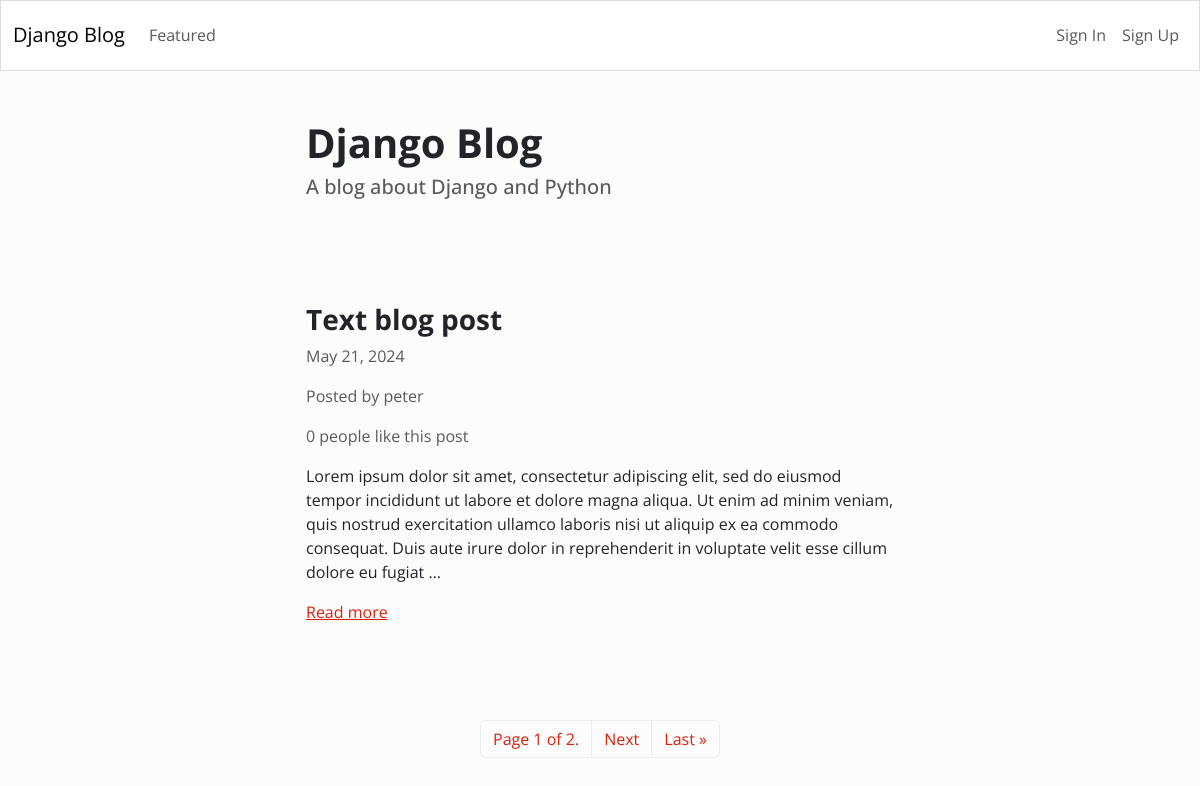
The page / on the database its author committed.
### blog/models.py (models this page shows)
class Article(models.Model):
	title = models.CharField(max_length=255)
	content = HTMLField()
	date = models.DateField(auto_now_add=True)
	author = models.ForeignKey(User, on_delete=models.CASCADE)
	featured = models.BooleanField(default=False)
	likes = models.ManyToManyField(User, related_name='likes', blank=True)

### blog/views.py (the view)
# urls.py: path('', Index.as_view(), name='index'),
class Index(ListView):
    model = Article
    queryset = Article.objects.all().order_by('-date')
    template_name = 'blog/index.html'
    paginate_by = 1

### blog/templates/blog/index.html (shortened to what this page needs)
{% extends 'blog/base.html' %}
{% block content %}
	<div class="row">
		<div class="col-md-6 col-12 mx-md-auto mx-3 mt-5 mb-5">
			<h1 class="fw-bolder">Django Blog</h1>
			<h5 class="text-muted">A blog about Django and Python</h5>
		</div>
	</div>
	{% for object in object_list %}
	<div class="row">
		<div class="col-md-6 col-11 mx-md-auto mx-3 mt-5 mb-5">
			<h3 class="fw-bold">{{ object.title }}</h3>
			<p class="text-muted"> {{ object.date }}</p>
			<p class="text-muted">Posted by {{ object.author.username }}</p>
			{% if object.likes.count == 1 %}
				<p class="text-muted">{{ object.likes.count }} person likes this post</p>
			{% else %}
				<p class="text-muted">{{ object.likes.count }} people like this post</p>
			{% endif %}
			<div class="my-3">
				{{ object.content|truncatewords_html:50|safe }}
			</div>
			<a href="{% url 'detail_article' object.id %}">Read more</a>
		</div>
	</div>
	{% endfor %}
	<nav>
		<ul class="pagination">
			<div class="mx-auto d-flex flex-row mt-5">
				<li class="page-item">
					<a class="page-link" href="#">Page {{ page_obj.number }} of {{ page_obj.paginator.num_pages }}.</a>
				</li>
				{% if page_obj.has_next %}
					<li class="page-item">
						<a class="page-link" href="?page={{ page_obj.next_page_number }}">Next</a>
					</li>
					<li class="page-item">
						<a class="page-link" href="?page={{ page_obj.paginator.num_pages }}">Last &raquo;</a>
					</li>
				{% endif %}
			</div>
		</ul>
	</nav>
{% endblock content %}

### blog/templates/blog/base.html (shortened to what this page needs)
<!DOCTYPE html>
<html lang="en">
<head>
    <link rel="stylesheet" href="https://bootswatch.com/5/simplex/bootstrap.min.css">
</head>
<body>
    {% include 'blog/nav.html' %}
    {% block content %}
    {% endblock content %}
</body>
</html>

### blog/templates/blog/nav.html (shortened to what this page needs)
<nav class="navbar navbar-expand-lg navbar-light bg-light">
    <div class="container-fluid">
      <a class="navbar-brand" href="{% url 'index' %}">Django Blog</a>
      <div class="collapse navbar-collapse" id="navbarText">
        <ul class="navbar-nav me-auto mb-2 mb-lg-0">
          <li class="nav-item">
            <a class="nav-link" aria-current="page" href="{% url 'featured' %}">Featured</a>
          </li>
        </ul>
        <ul class="navbar-nav">
          {% if request.user.is_auntheticated %}
            <li class="nav-item">
              <a class="nav-link" href="{% url 'logout' %}">Sign Out</a>
            </li>
          {% else %}
            <li class="nav-item">
              <a class="nav-link" aria-current="page" href="{% url 'login' %}">Sign In</a>
            </li>
            <li class="nav-item">
              <a class="nav-link" aria-current="page" href="{% url 'register' %}">Sign Up</a>
            </li>
            {% endif %}
        </ul>
      </div>
    </div>
  </nav>

### rows shown on the page
Article: title "Text blog post", date "May 21, 2024", author.username "peter", likes.count "0", content "Lorem ipsum dolor sit amet, consectetur adipiscing elit, sed do eiusmod tempor incididunt ut labore et dolore magna aliqua. Ut enim ad minim veniam, quis nostrud exercitation ullamco laboris nisi ut aliquip ex ea commodo consequat. Duis aute irure dolor in reprehenderit in voluptate velit esse cillum dolore eu fugiat …"

### other values the page prints
{{ page_obj.number }} "1"
{{ page_obj.paginator.num_pages }} "2"
